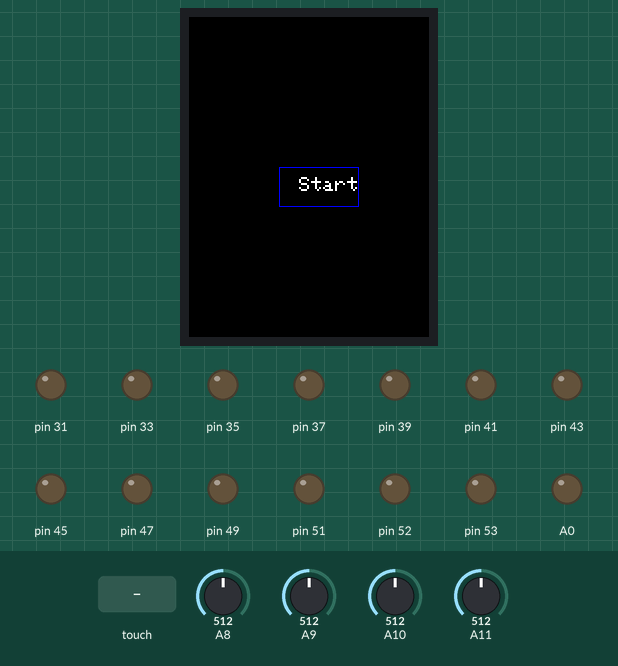
Recording of a sketch running on a simulated Arduino Mega 2560, built with avr-gcc and run on an emulated ATmega2560. Shown: 240×320 colour display, output pins drawn as LEDs (lit = HIGH). The inputs (shaded band) are chosen by the test bench; at power-on: A8 = 512, A9 = 512, A10 = 512, A11 = 512. Storage starts empty; what the sketch prints to the serial monitor is not drawn.

Above: at 1.5 s.
1.6 s: touch panel pressed at 13 % / 10 % of its raw x / y range
At 2.4 s:
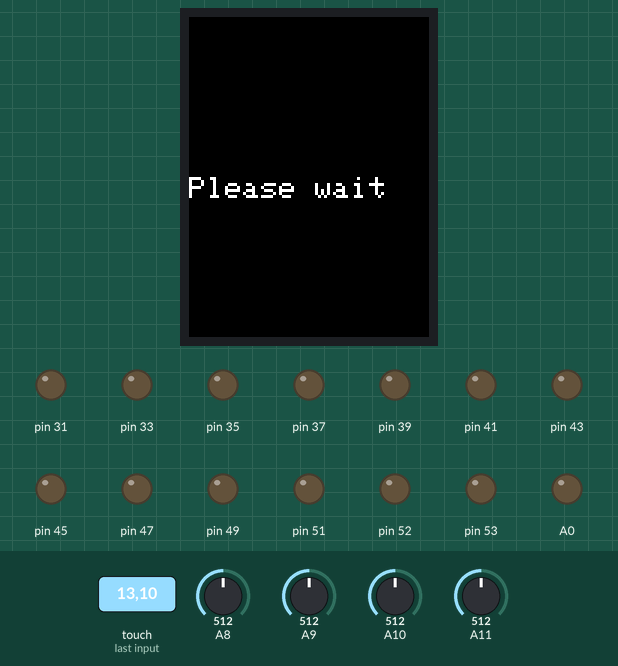
4.2 s: touch panel pressed at 38 % / 10 % of its raw x / y range
At 5.0 s:
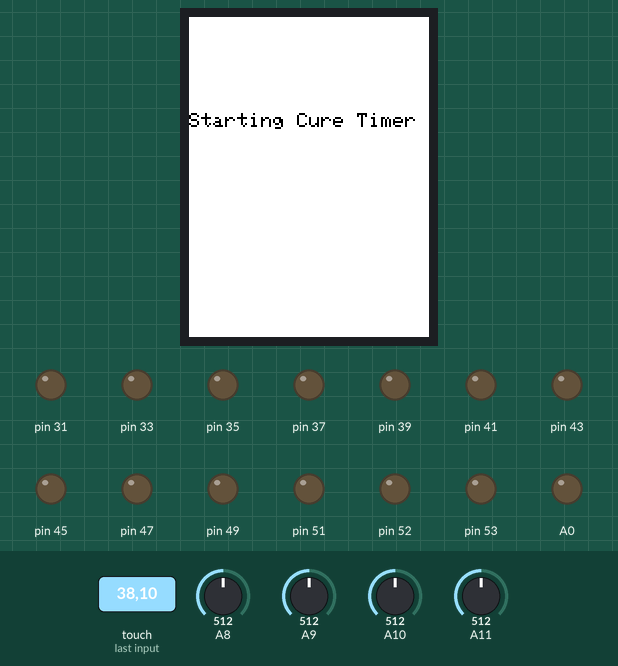
11.8 s: touch panel pressed at 62 % / 10 % of its raw x / y range
At 12.9 s:
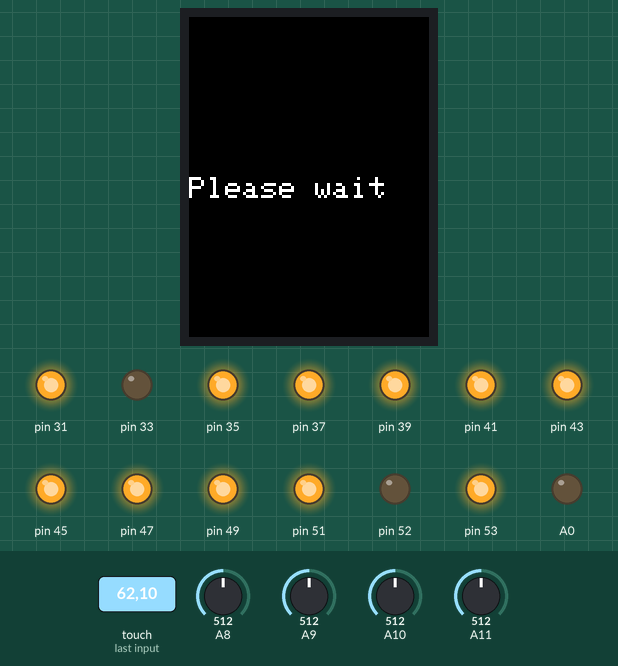
13.4 s: touch panel pressed at 87 % / 10 % of its raw x / y range
At 16.88 s:
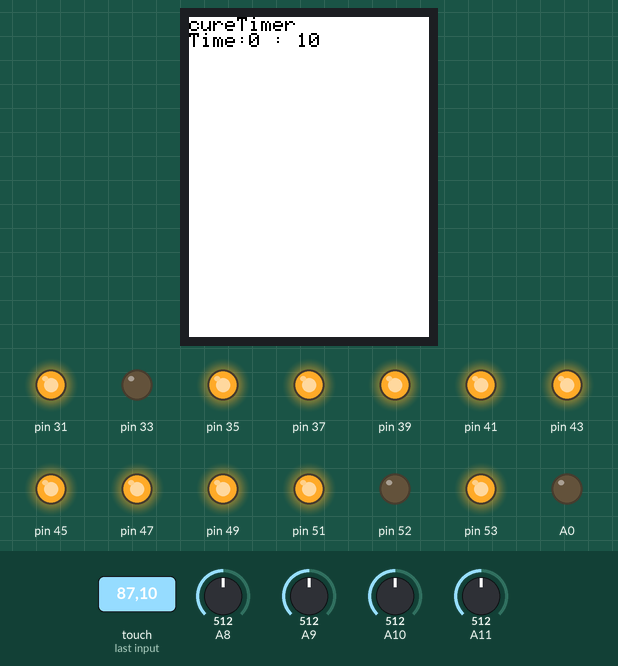
Timing chart, 0 to 18.4 s (numbered marks = the images above; inputs shaded):
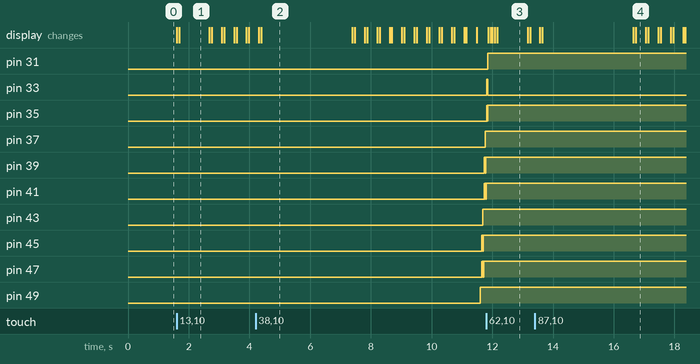

The sketch:

Don_Bae_V4_UI.ino
```cpp
/* THIS VERSION OF THE CODE V2 EXCLUDES THE CLASSES/METHODS AND PUTS THEM DIRECTLY
INTO THE MAIN LOOP METHOD. ALSO TESTS GETTING RID OF THE CTPTOUCHED METHOD TO AND
INSTEAD RELIES ON "if (! ctp.touched()){ return;}" WHICH SHOULD STAY UNTIL THE
SCREEN IS TOUCHED BEFORE MOVING ON. TOUCHSCREENCOUNT IS ALSO EXCLUDED.

WILL NEED TO DO FUNNY THINGS WITH THE COUNT UP AND COUNT DOWN TIMER VARIABLES

-DUNCAN, 5/20/2016
*/


#include <Adafruit_GFX.h>                                 // Core graphics library
#include <SPI.h>                                          // this is needed for display
#include <Adafruit_ILI9341.h>                             // Color Library
#include <Wire.h>
#include <Adafruit_FT6206.h>                              // this is needed for FT6206
#include <SD.h>                                           // SD Card Library
#include "Adafruit_ILI9341.h"
#include <math.h>                                         // Math Library
#include <Average.h>                                      // Averaging Library

// The FT6206 uses hardware I2C (SCL/SDA)
Adafruit_FT6206 ctp = Adafruit_FT6206();                  // Touchscreen Object Definition

#define TFT_CS 10                                         // The display also uses hardware SPI, plus #9 & #10
#define TFT_DC 9
#define SD_CS 4                                           // SD Card pin
Adafruit_ILI9341 tft = Adafruit_ILI9341(TFT_CS, TFT_DC);

//#define BOXSIZE 40                                      // Size of the color selection boxes and the paintbrush size. probably not needed (Excluding it)
//#define PENRADIUS 3

double Vrail = 5;                                         // Rail voltage in temp equation
double R = 10000;                                         // Constant resistor in temp equation
double Rv;                                                // Variable Resistance
double vNode;                                             // Vnode Voltage
double SH_A = 1.1293e-3;                                  // Steinhart-Hart A Constant
double SH_B = 2.3411e-4;                                  // Steinhart-Hart B Constant
double SH_C = 8.7733e-8;                                  // Steinhart-Hart C Constant
double max = 0;                                           // max VNode
File dataFile;                                            // Initializing DataFile
int cuttingTimer = 0;
int participantNumber = 1;
int analogPinMux1 = 8;
int analogPinMux2 = 9;
int analogPinMux3 = 10;
int analogPinMux4 = 11;
double maxTempVoltage = 5;

void setup(void) {
  while (!Serial);     // used for leonardo debugging

  Serial.begin(115200);

  tft.begin();
  tft.setCursor (0, 0);
  tft.fillScreen(ILI9341_BLACK);

  tft.println("Initializing SD card...");
  if (!SD.begin(SD_CS)) {
    tft.println("SD card not found!");
    while (1);
  }
  else {
    tft.println("SD card found!");
    tft.fillScreen(ILI9341_BLACK);
  }

  if (! ctp.begin(40)) {  // pass in 'sensitivity' coefficient
    Serial.println("Couldn't start FT6206 touchscreen controller");
    while (1);
  }

  Serial.println("Capacitive touchscreen started");

  dataFile = SD.open("data.csv", FILE_WRITE);
  if (! dataFile) {
    tft.println("error opening data.csv");
    while (1);
  }


  pinMode(53, OUTPUT);
  pinMode(51, OUTPUT);
  pinMode(49, OUTPUT);
  pinMode(47, OUTPUT);
  pinMode(45, OUTPUT);
  pinMode(43, OUTPUT);
  pinMode(41, OUTPUT);
  pinMode(39, OUTPUT);
  pinMode(37, OUTPUT);
  pinMode(35, OUTPUT);
  pinMode(33, OUTPUT);
  pinMode(31, OUTPUT);

  pinMode(52, OUTPUT);
  digitalWrite(52, LOW);

}

void loop() {

  tft.drawRect(90, 150, 80, 40, ILI9341_BLUE);                //Make box in the middle of the screen
  tft.setTextSize(2);
  tft.setCursor (110, 160);
  tft.setTextColor(ILI9341_WHITE);
  tft.println("Start");

  if (!ctp.touched()) {                                         //Waits for the screen to be touched
    return;
  }
  tft.fillScreen(ILI9341_BLACK);
  tft.setCursor (0, 160);
  tft.setTextSize(3);
  tft.println("Please wait");
  delay(1000);
  tft.setTextSize(2);

  //WRAPTIMER

  int wrapTimes = 0;
  int wrapMinutes;
  int wrapSeconds;
  tft.setTextColor(ILI9341_BLACK);

  while (!ctp.touched()) {

    tft.fillScreen(ILI9341_WHITE);

    tft.setCursor(0, 0);
    tft.println("wrapTimer");

    wrapMinutes = (wrapTimes / 60);
    wrapSeconds = (wrapTimes - (wrapMinutes * 60));
    tft.print("Time:");
    tft.print(wrapMinutes);
    tft.print(" : ");
    tft.println(wrapSeconds);
    wrapTimes++;
    tft.println();
    tft.println();
    tft.println("Touch Screen");
    tft.println("When Done Wrapping");

    delay(323);                                                //This delay is dependant on experimental timing because this loops takes too long for a simple 1 second delay

  }

  tft.fillScreen(ILI9341_WHITE);
  tft.println("Starting Cure Timer");
  delay(3000);

  //CURETIMER

  int cureTimes = 10;                                        //change back to 240
  int cureMinutes;
  int cureSeconds;

  while (cureTimes > 0) {

    tft.fillScreen(ILI9341_WHITE);
    tft.setCursor(0, 0);
    tft.println("cureTimer");

    cureMinutes = (cureTimes / 60);
    cureSeconds = (cureTimes - (cureMinutes * 60));
    tft.print("Time:");
    tft.print(cureMinutes);
    tft.print(" : ");
    tft.print(cureSeconds);
    cureTimes--;
    delay(330);                                        //Double check this to make sure that this loop is actually 1 second
  }

  //CASTCUTTING

  tft.fillScreen(ILI9341_WHITE);

  analogWrite(A0, HIGH);
  analogWrite(A1, HIGH);
  analogWrite(A2, HIGH);
  analogWrite(A3, HIGH);
  analogWrite(A4, HIGH);
  analogWrite(A5, HIGH);
  analogWrite(A6, HIGH);
  analogWrite(A7, HIGH);

  dataFile.print("Participant Number ");
  dataFile.println(participantNumber);

  tft.setCursor(0, 0);

  while (! ctp.touched()) {

    double realVNode [30];                                        //Array for real time Vode. Resets every time

    for (int state = 0; state < 30; state++) {

      int j = state;
      int k = state - 8;
      int l = state - 16;
      int m = state - 24;

      if (state < 8) {

        String address = String(j, BIN);        //converts 8 to binary

        int intAddress = address.toInt();          //converts binary address into int


        int z = bitRead(intAddress, 2);            //third bit, first mux
        int y = bitRead(intAddress, 1);            //second bit, first mux
        int x = bitRead(intAddress, 0);            //first bit, first mux


        if (x == 1) {
          digitalWrite(53, HIGH);                  //sets pin 53 to high if first bit is high
        }
        if (x == 0) {
          digitalWrite(53, LOW);                   //sets pin 53 to low if first bit is low
        }
        if (y == 1) {
          digitalWrite(51, HIGH);                  //sets pin 51 to high if second bit is high
        }
        if (y == 0) {
          digitalWrite(51, LOW);                   //sets pin 51 to low if second bit is low
        }
        if (z == 1) {
          digitalWrite(49, HIGH);                  //sets pin 49 to high if third bit is high
        }
        if (z == 0) {
          digitalWrite(49, LOW);                   //sets pin 49 to low if third bit is low
        }

        realVNode[state] = analogRead(8);            //adds thermistor value to int table
        delay(10);

      }

      if (8 <= state  && state < 16) {

        String address = String(k, BIN);            //converts 8 to binary

        int intAddress = address.toInt();            //converts binary address into int


        int z = bitRead(intAddress, 2);            //third bit, second mux
        int y = bitRead(intAddress, 1);            //second bit, second mux
        int x = bitRead(intAddress, 0);            //first bit, second mux


        if (x == 1) {
          digitalWrite(47, HIGH);                  //sets pin 47 to high if first bit is high
        }
        if (x == 0) {
          digitalWrite(47, LOW);                   //sets pin 47 to low if first bit is low
        }
        if (y == 1) {
          digitalWrite(45, HIGH);                  //sets pin 45 to high if second bit is high
        }
        if (y == 0) {
          digitalWrite(45, LOW);                   //sets pin 45 to low if second bit is low
        }
        if (z == 1) {
          digitalWrite(43, HIGH);                  //sets pin 43 to high if third bit is high
        }
        if (z == 0) {
          digitalWrite(43, LOW);                   //sets pin 43 to low if third bit is low
        }

        realVNode[state] = analogRead(9);            //adds thermistor value to int table
        delay(10);

      }


      if (16 <= state && state < 24) {

        String address = String(l, BIN);        //converts 8 to binary

        int intAddress = address.toInt();          //converts binary address into int


        int z = bitRead(intAddress, 2);            //third bit, third mux
        int y = bitRead(intAddress, 1);            //second bit, third mux
        int x = bitRead(intAddress, 0);            //first bit, third mux


        if (x == 1) {
          digitalWrite(41, HIGH);                  //sets pin 41 to high if first bit is high
        }
        if (x == 0) {
          digitalWrite(41, LOW);                   //sets pin 41 to low if first bit is low
        }
        if (y == 1) {
          digitalWrite(39, HIGH);                  //sets pin 39 to high if second bit is high
        }
        if (y == 0) {
          digitalWrite(39, LOW);                   //sets pin 39 to low if second bit is low
        }
        if (z == 1) {
          digitalWrite(37, HIGH);                  //sets pin 37 to high if third bit is high
        }
        if (z == 0) {
          digitalWrite(37, LOW);                   //sets pin 37 to low if third bit is low
        }


        realVNode[state] = analogRead(10);            //adds thermistor value to int table
        delay(10);
      }

      if (24 <= state && state < 30) {

        String address = String(m, BIN);        //converts 8 to binary

        int intAddress = address.toInt();          //converts binary address into int


        int z = bitRead(intAddress, 2);            //third bit, third mux
        int y = bitRead(intAddress, 1);            //second bit, third mux
        int x = bitRead(intAddress, 0);            //first bit, third mux


        if (x == 1) {
          digitalWrite(35, HIGH);                  //sets pin 35 to high if first bit is high
        }
        if (x == 0) {
          digitalWrite(35, LOW);                   //sets pin 35 to low if first bit is low
        }
        if (y == 1) {
          digitalWrite(33, HIGH);                  //sets pin 33 to high if second bit is high
        }
        if (y == 0) {
          digitalWrite(33, LOW);                   //sets pin 33 to low if second bit is low
        }
        if (z == 1) {
          digitalWrite(31, HIGH);                  //sets pin 31 to high if third bit is high
        }
        if (z == 0) {
          digitalWrite(31, LOW);                   //sets pin 31 to low if third bit is low
        }

        realVNode[state] = analogRead(11);            //adds thermistor value to int table
        delay(10);

      }

    }

    String dataString = "";

    max = realVNode[0] / 308.78;

    for (int s = 0; s < 30; s++) {
      double sensor = realVNode[s] / 308.78;      //Turns "sensor" into the node voltage. 310.3 is 1024bits/3.3V
      dataString += String(sensor);

      if (s < 30) {
        dataString += ",";
      }
      if (sensor < max) {
        max = sensor;
      }
    }

    if (max > 1.4789) {
      tft.fillScreen(ILI9341_GREEN);
    }

    else if (max <= 1.4789 && max > 0.9958) {
      tft.fillScreen(ILI9341_YELLOW);
    }

    else if (max <= 0.9958) {
      tft.fillScreen(ILI9341_RED);
    }

    tft.setCursor(0, 0);
    tft.print(max);

    dataFile.println(dataString);
    dataFile.flush();

    if (max < maxTempVoltage) {
      maxTempVoltage = max;
    }

    cuttingTimer++;
    delay(44);                                                  //Need to double check this time

  }

  participantNumber++;

  //DISPLAYRESULTS

  tft.fillScreen(ILI9341_WHITE);
  tft.setTextColor(ILI9341_BLACK);
  tft.setCursor(0, 0);
  int dispMinutes;
  double dispSeconds;

  double dispTimes = cuttingTimer;                        //Because system runs at 3Hz

  dispMinutes = (dispTimes / 60);
  dispSeconds = (dispTimes - (dispMinutes * 60));
  tft.print("Removal Time:");
  tft.print(dispMinutes);
  tft.print(" : ");
  tft.println(dispSeconds);


  Rv = (maxTempVoltage * R) / (Vrail - maxTempVoltage);
  double lnRv = log(Rv);
  double inverseMaxTemp = SH_A + SH_B * lnRv + SH_C * (pow(lnRv, 3));
  double maxTemp = (1 / inverseMaxTemp) - 273.15;
  tft.print("Max Temp: ");
  tft.println(maxTemp);
  //tft.print("Max Temp Voltage: ");
  //tft.println(maxTempVoltage);
  //tft.print("Variable Resistance: ");
  //tft.println(Rv);


  if (! ctp.touched()) {
    return;
  }
  //Will loop back to the beginning after screen is touched

}
```

Measured:
- after the input at 1.6 s, the display: first changes at once (image 1 shows a later state)
- after the input at 4.2 s, pin 37: LOW → HIGH after 7.6 s; pin 39: LOW → HIGH after 7.5 s, → LOW 0.02 s later, → HIGH 0.02 s later
- after the input at 11.8 s, pin 31: goes on until 11.8 s, then stays HIGH; pin 33: goes on until 11.8 s, then stays LOW; pin 35: goes on until 11.9 s, then stays HIGH; pin 37, pin 39, pin 41, pin 43, pin 45, pin 47, pin 49, pin 51, pin 53: stops changing and stays HIGH
- after the input at 13.4 s, the display: first differs from a run without the input after 0.25 s (image 4 shows a later state)
- what the display in image 1 shows lasts 1.0 s, from 1.7 s to 2.7 s
- what the display in image 2 shows lasts 3.0 s, from 4.4 s to 7.4 s
